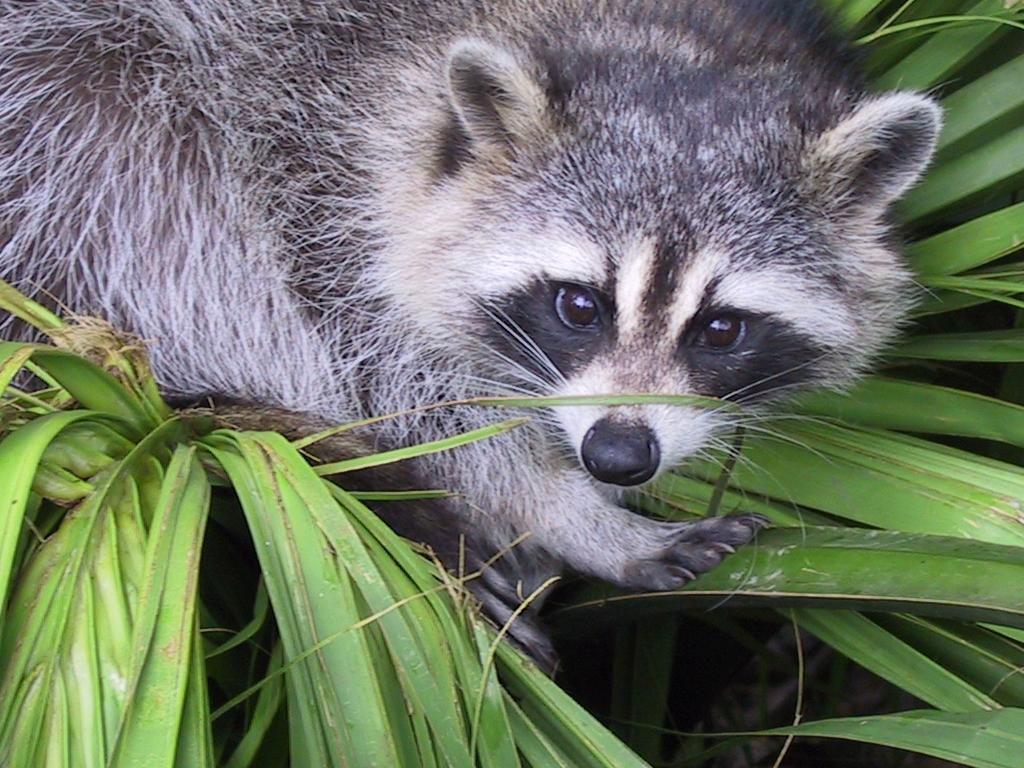
#> input picture 1 - Array/ex03/animal.jpeg, 1024 x 768 px
$ python zoom.py
#> lines starting #> are read from the running program, lines starting #| are printed output that depends on the picture
### 1 - Array/ex04/load_image.py
import numpy as np
from PIL import Image


def ft_load(path: str) -> np.ndarray:
    """Load an image from a file and display it as an array of pixels"""
#> called with path = 'animal.jpeg'
    assert isinstance(path, str), "The path should be a string"
    assert path != "", "The path should not be empty"
    try:
        img = Image.open(path)
#> img is the input picture: PIL image 1024x768 RGB; mean R, G, B 110.7, 117.7, 102.1
        img.load()
        data = np.asarray(img, dtype="int32")
        return data
    except FileNotFoundError:
        print("The file does not exist")
        return []
    except PermissionError:
        print("You do not have the permission to read the file")
        return []
    except OSError:
        print("The file is not a valid image")
        return []

### 1 - Array/ex03/zoom.py
import numpy as np
from load_image import ft_load
from matplotlib import pyplot as plt


def main():
    """Open an image, zoom it and display it with matplotlib."""
    img_data = ft_load("animal.jpeg")
    assert isinstance(img_data, np.ndarray), "Image data not found"
    print("The shape of the image is :", img_data.shape)
#| The shape of the image is : (768, 1024, 3)
    print(img_data)
#> (printed output is left out)
    sliced_img = img_data[50:450, 450:850, 0:1]
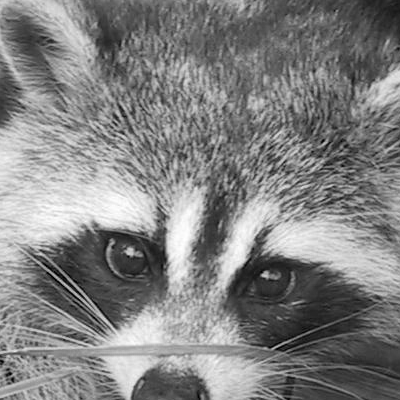
#> sliced_img: shape (400, 400, 1) int32; min 0, max 255, mean 129.6
    print("New shape after slicing :", sliced_img.shape)
#| New shape after slicing : (400, 400, 1)
    print(sliced_img)
#> (printed output is left out)
    plt.imshow(sliced_img, interpolation="nearest")
    plt.show()


if __name__ == "__main__":
    main()
